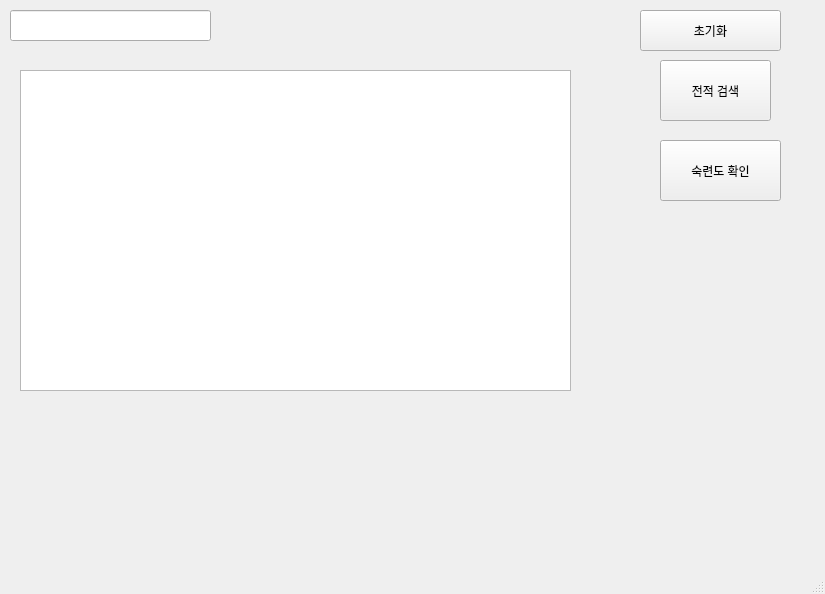
<?xml version="1.0" encoding="UTF-8"?>
<ui version="4.0">
 <class>MainWindow</class>
 <widget class="QMainWindow" name="MainWindow">
  <property name="geometry">
   <rect>
    <x>0</x>
    <y>0</y>
    <width>825</width>
    <height>594</height>
   </rect>
  </property>
  <property name="windowTitle">
   <string>MainWindow</string>
  </property>
  <widget class="QWidget" name="centralwidget">
   <widget class="QPushButton" name="SearchButton">
    <property name="geometry">
     <rect>
      <x>660</x>
      <y>60</y>
      <width>111</width>
      <height>61</height>
     </rect>
    </property>
    <property name="text">
     <string>전적 검색</string>
    </property>
   </widget>
   <widget class="QPushButton" name="MasteryButton">
    <property name="geometry">
     <rect>
      <x>660</x>
      <y>140</y>
      <width>121</width>
      <height>61</height>
     </rect>
    </property>
    <property name="text">
     <string>숙련도 확인</string>
    </property>
   </widget>
   <widget class="QLineEdit" name="SummonerName">
    <property name="geometry">
     <rect>
      <x>10</x>
      <y>10</y>
      <width>201</width>
      <height>31</height>
     </rect>
    </property>
   </widget>
   <widget class="QPushButton" name="ResetButton">
    <property name="geometry">
     <rect>
      <x>640</x>
      <y>10</y>
      <width>141</width>
      <height>41</height>
     </rect>
    </property>
    <property name="text">
     <string>초기화</string>
    </property>
   </widget>
   <widget class="QTableWidget" name="ResultTable">
    <property name="geometry">
     <rect>
      <x>20</x>
      <y>70</y>
      <width>551</width>
      <height>321</height>
     </rect>
    </property>
    <property name="verticalScrollBarPolicy">
     <enum>Qt::ScrollBarAsNeeded</enum>
    </property>
    <property name="horizontalScrollBarPolicy">
     <enum>Qt::ScrollBarAsNeeded</enum>
    </property>
    <property name="sizeAdjustPolicy">
     <enum>QAbstractScrollArea::AdjustIgnored</enum>
    </property>
    <property name="editTriggers">
     <set>QAbstractItemView::NoEditTriggers</set>
    </property>
    <attribute name="horizontalHeaderCascadingSectionResizes">
     <bool>false</bool>
    </attribute>
    <attribute name="verticalHeaderVisible">
     <bool>false</bool>
    </attribute>
    <attribute name="verticalHeaderCascadingSectionResizes">
     <bool>false</bool>
    </attribute>
   </widget>
   <widget class="QLabel" name="StatusLabel">
    <property name="geometry">
     <rect>
      <x>20</x>
      <y>400</y>
      <width>551</width>
      <height>71</height>
     </rect>
    </property>
    <property name="text">
     <string/>
    </property>
   </widget>
  </widget>
  <widget class="QMenuBar" name="menubar">
   <property name="geometry">
    <rect>
     <x>0</x>
     <y>0</y>
     <width>825</width>
     <height>21</height>
    </rect>
   </property>
  </widget>
  <widget class="QStatusBar" name="statusbar"/>
 </widget>
 <resources/>
 <connections/>
</ui>
